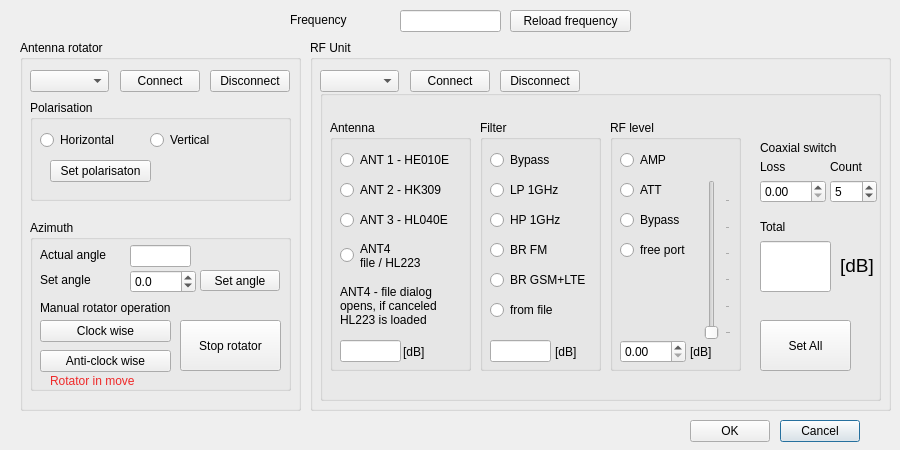
<?xml version="1.0" encoding="UTF-8"?>
<ui version="4.0">
 <class>RFUsetting</class>
 <widget class="QDialog" name="RFUsetting">
  <property name="geometry">
   <rect>
    <x>0</x>
    <y>0</y>
    <width>900</width>
    <height>450</height>
   </rect>
  </property>
  <property name="font">
   <font>
    <kerning>true</kerning>
   </font>
  </property>
  <property name="windowTitle">
   <string>Antenna Unit Settings</string>
  </property>
  <property name="layoutDirection">
   <enum>Qt::LeftToRight</enum>
  </property>
  <widget class="QPushButton" name="PBcancel">
   <property name="geometry">
    <rect>
     <x>780</x>
     <y>420</y>
     <width>80</width>
     <height>22</height>
    </rect>
   </property>
   <property name="text">
    <string>Cancel</string>
   </property>
  </widget>
  <widget class="QPushButton" name="PBok">
   <property name="geometry">
    <rect>
     <x>690</x>
     <y>420</y>
     <width>80</width>
     <height>22</height>
    </rect>
   </property>
   <property name="text">
    <string>OK</string>
   </property>
  </widget>
  <widget class="QLineEdit" name="LEfreq">
   <property name="geometry">
    <rect>
     <x>400</x>
     <y>10</y>
     <width>101</width>
     <height>22</height>
    </rect>
   </property>
  </widget>
  <widget class="QLabel" name="label">
   <property name="geometry">
    <rect>
     <x>290</x>
     <y>10</y>
     <width>101</width>
     <height>20</height>
    </rect>
   </property>
   <property name="text">
    <string>Frequency</string>
   </property>
  </widget>
  <widget class="QGroupBox" name="GBrotator">
   <property name="geometry">
    <rect>
     <x>20</x>
     <y>40</y>
     <width>281</width>
     <height>371</height>
    </rect>
   </property>
   <property name="title">
    <string>Antenna rotator</string>
   </property>
   <widget class="QPushButton" name="PBconnectAR">
    <property name="geometry">
     <rect>
      <x>100</x>
      <y>30</y>
      <width>80</width>
      <height>22</height>
     </rect>
    </property>
    <property name="text">
     <string>Connect</string>
    </property>
   </widget>
   <widget class="QComboBox" name="CBserialPortAR">
    <property name="geometry">
     <rect>
      <x>10</x>
      <y>30</y>
      <width>79</width>
      <height>22</height>
     </rect>
    </property>
   </widget>
   <widget class="QGroupBox" name="GBpolarisation">
    <property name="geometry">
     <rect>
      <x>10</x>
      <y>60</y>
      <width>261</width>
      <height>101</height>
     </rect>
    </property>
    <property name="title">
     <string>Polarisation</string>
    </property>
    <widget class="QRadioButton" name="RBpolarisationV">
     <property name="geometry">
      <rect>
       <x>120</x>
       <y>30</y>
       <width>100</width>
       <height>20</height>
      </rect>
     </property>
     <property name="text">
      <string>Vertical</string>
     </property>
     <attribute name="buttonGroup">
      <string notr="true">RBgroupPOLARISATION</string>
     </attribute>
    </widget>
    <widget class="QRadioButton" name="RBpolarisationH">
     <property name="geometry">
      <rect>
       <x>10</x>
       <y>30</y>
       <width>100</width>
       <height>20</height>
      </rect>
     </property>
     <property name="text">
      <string>Horizontal</string>
     </property>
     <attribute name="buttonGroup">
      <string notr="true">RBgroupPOLARISATION</string>
     </attribute>
    </widget>
    <widget class="QPushButton" name="PBsetpolarisation">
     <property name="geometry">
      <rect>
       <x>20</x>
       <y>60</y>
       <width>101</width>
       <height>22</height>
      </rect>
     </property>
     <property name="text">
      <string>Set polarisaton</string>
     </property>
    </widget>
   </widget>
   <widget class="QGroupBox" name="GBazimuth">
    <property name="geometry">
     <rect>
      <x>10</x>
      <y>180</y>
      <width>261</width>
      <height>171</height>
     </rect>
    </property>
    <property name="title">
     <string>Azimuth</string>
    </property>
    <widget class="QPushButton" name="PBrotLEFT">
     <property name="geometry">
      <rect>
       <x>10</x>
       <y>130</y>
       <width>131</width>
       <height>22</height>
      </rect>
     </property>
     <property name="text">
      <string>Anti-clock wise</string>
     </property>
    </widget>
    <widget class="QDoubleSpinBox" name="SBazimuth">
     <property name="geometry">
      <rect>
       <x>100</x>
       <y>50</y>
       <width>66</width>
       <height>23</height>
      </rect>
     </property>
     <property name="decimals">
      <number>1</number>
     </property>
     <property name="minimum">
      <double>-359.000000000000000</double>
     </property>
     <property name="maximum">
      <double>359.000000000000000</double>
     </property>
    </widget>
    <widget class="QPushButton" name="PBsetRotator">
     <property name="geometry">
      <rect>
       <x>170</x>
       <y>50</y>
       <width>80</width>
       <height>21</height>
      </rect>
     </property>
     <property name="text">
      <string>Set angle</string>
     </property>
    </widget>
    <widget class="QPushButton" name="PBstopRotator">
     <property name="geometry">
      <rect>
       <x>150</x>
       <y>100</y>
       <width>101</width>
       <height>51</height>
      </rect>
     </property>
     <property name="text">
      <string>Stop rotator</string>
     </property>
    </widget>
    <widget class="QLabel" name="label_3">
     <property name="geometry">
      <rect>
       <x>10</x>
       <y>80</y>
       <width>161</width>
       <height>16</height>
      </rect>
     </property>
     <property name="text">
      <string>Manual rotator operation</string>
     </property>
    </widget>
    <widget class="QLabel" name="label_2">
     <property name="geometry">
      <rect>
       <x>10</x>
       <y>50</y>
       <width>91</width>
       <height>20</height>
      </rect>
     </property>
     <property name="text">
      <string>Set angle</string>
     </property>
    </widget>
    <widget class="QPushButton" name="PBrotRIGHT">
     <property name="geometry">
      <rect>
       <x>10</x>
       <y>100</y>
       <width>131</width>
       <height>22</height>
      </rect>
     </property>
     <property name="text">
      <string>Clock wise</string>
     </property>
    </widget>
    <widget class="QLabel" name="label_6">
     <property name="geometry">
      <rect>
       <x>20</x>
       <y>150</y>
       <width>121</width>
       <height>21</height>
      </rect>
     </property>
     <property name="palette">
      <palette>
       <active>
        <colorrole role="WindowText">
         <brush brushstyle="SolidPattern">
          <color alpha="255">
           <red>239</red>
           <green>41</green>
           <blue>41</blue>
          </color>
         </brush>
        </colorrole>
       </active>
       <inactive>
        <colorrole role="WindowText">
         <brush brushstyle="SolidPattern">
          <color alpha="255">
           <red>239</red>
           <green>41</green>
           <blue>41</blue>
          </color>
         </brush>
        </colorrole>
       </inactive>
       <disabled>
        <colorrole role="WindowText">
         <brush brushstyle="SolidPattern">
          <color alpha="255">
           <red>190</red>
           <green>190</green>
           <blue>190</blue>
          </color>
         </brush>
        </colorrole>
       </disabled>
      </palette>
     </property>
     <property name="text">
      <string>Rotator in move</string>
     </property>
    </widget>
    <widget class="QLabel" name="label_14">
     <property name="geometry">
      <rect>
       <x>10</x>
       <y>25</y>
       <width>91</width>
       <height>20</height>
      </rect>
     </property>
     <property name="text">
      <string>Actual angle</string>
     </property>
    </widget>
    <widget class="QLineEdit" name="LEactualAngle">
     <property name="geometry">
      <rect>
       <x>100</x>
       <y>25</y>
       <width>61</width>
       <height>22</height>
      </rect>
     </property>
     <property name="readOnly">
      <bool>true</bool>
     </property>
    </widget>
   </widget>
   <widget class="QPushButton" name="PBdisconnectAR">
    <property name="geometry">
     <rect>
      <x>190</x>
      <y>30</y>
      <width>80</width>
      <height>22</height>
     </rect>
    </property>
    <property name="text">
     <string>Disconnect</string>
    </property>
   </widget>
  </widget>
  <widget class="QGroupBox" name="GBrfUnit">
   <property name="geometry">
    <rect>
     <x>310</x>
     <y>40</y>
     <width>581</width>
     <height>371</height>
    </rect>
   </property>
   <property name="title">
    <string>RF Unit</string>
   </property>
   <widget class="QPushButton" name="PBconnectAU">
    <property name="geometry">
     <rect>
      <x>100</x>
      <y>30</y>
      <width>80</width>
      <height>22</height>
     </rect>
    </property>
    <property name="text">
     <string>Connect</string>
    </property>
   </widget>
   <widget class="QComboBox" name="CBserialPortAU">
    <property name="geometry">
     <rect>
      <x>10</x>
      <y>30</y>
      <width>79</width>
      <height>22</height>
     </rect>
    </property>
   </widget>
   <widget class="QPushButton" name="PBdisconnectAU">
    <property name="geometry">
     <rect>
      <x>190</x>
      <y>30</y>
      <width>80</width>
      <height>22</height>
     </rect>
    </property>
    <property name="text">
     <string>Disconnect</string>
    </property>
   </widget>
   <widget class="QGroupBox" name="GBparameters">
    <property name="geometry">
     <rect>
      <x>10</x>
      <y>50</y>
      <width>561</width>
      <height>311</height>
     </rect>
    </property>
    <property name="title">
     <string/>
    </property>
    <widget class="QDoubleSpinBox" name="SBswitchLoss">
     <property name="geometry">
      <rect>
       <x>440</x>
       <y>90</y>
       <width>66</width>
       <height>23</height>
      </rect>
     </property>
    </widget>
    <widget class="QLabel" name="label_8">
     <property name="geometry">
      <rect>
       <x>440</x>
       <y>70</y>
       <width>59</width>
       <height>14</height>
      </rect>
     </property>
     <property name="text">
      <string>Loss</string>
     </property>
    </widget>
    <widget class="QGroupBox" name="GBrfLevel">
     <property name="geometry">
      <rect>
       <x>290</x>
       <y>30</y>
       <width>131</width>
       <height>251</height>
      </rect>
     </property>
     <property name="title">
      <string>RF level</string>
     </property>
     <widget class="QSlider" name="ATTslider">
      <property name="geometry">
       <rect>
        <x>90</x>
        <y>60</y>
        <width>31</width>
        <height>160</height>
       </rect>
      </property>
      <property name="minimum">
       <number>-55</number>
      </property>
      <property name="maximum">
       <number>0</number>
      </property>
      <property name="value">
       <number>-55</number>
      </property>
      <property name="orientation">
       <enum>Qt::Vertical</enum>
      </property>
      <property name="invertedAppearance">
       <bool>false</bool>
      </property>
      <property name="invertedControls">
       <bool>false</bool>
      </property>
      <property name="tickPosition">
       <enum>QSlider::TicksBelow</enum>
      </property>
      <property name="tickInterval">
       <number>10</number>
      </property>
     </widget>
     <widget class="QRadioButton" name="RBlevelATT">
      <property name="geometry">
       <rect>
        <x>10</x>
        <y>60</y>
        <width>100</width>
        <height>20</height>
       </rect>
      </property>
      <property name="text">
       <string>ATT</string>
      </property>
      <attribute name="buttonGroup">
       <string notr="true">RBgroupLEVEL</string>
      </attribute>
     </widget>
     <widget class="QRadioButton" name="RBlevelAMP">
      <property name="geometry">
       <rect>
        <x>10</x>
        <y>30</y>
        <width>100</width>
        <height>20</height>
       </rect>
      </property>
      <property name="text">
       <string>AMP</string>
      </property>
      <attribute name="buttonGroup">
       <string notr="true">RBgroupLEVEL</string>
      </attribute>
     </widget>
     <widget class="QRadioButton" name="RBlevelBypass">
      <property name="geometry">
       <rect>
        <x>10</x>
        <y>90</y>
        <width>100</width>
        <height>20</height>
       </rect>
      </property>
      <property name="text">
       <string>Bypass</string>
      </property>
      <attribute name="buttonGroup">
       <string notr="true">RBgroupLEVEL</string>
      </attribute>
     </widget>
     <widget class="QRadioButton" name="RBlevelfree">
      <property name="geometry">
       <rect>
        <x>10</x>
        <y>120</y>
        <width>100</width>
        <height>20</height>
       </rect>
      </property>
      <property name="text">
       <string>free port</string>
      </property>
      <attribute name="buttonGroup">
       <string notr="true">RBgroupLEVEL</string>
      </attribute>
     </widget>
     <widget class="QDoubleSpinBox" name="SBlevel">
      <property name="geometry">
       <rect>
        <x>10</x>
        <y>220</y>
        <width>66</width>
        <height>23</height>
       </rect>
      </property>
     </widget>
     <widget class="QLabel" name="label_12">
      <property name="geometry">
       <rect>
        <x>80</x>
        <y>225</y>
        <width>59</width>
        <height>14</height>
       </rect>
      </property>
      <property name="text">
       <string>[dB]</string>
      </property>
     </widget>
    </widget>
    <widget class="QLabel" name="label_9">
     <property name="geometry">
      <rect>
       <x>510</x>
       <y>70</y>
       <width>59</width>
       <height>14</height>
      </rect>
     </property>
     <property name="text">
      <string>Count</string>
     </property>
    </widget>
    <widget class="QPushButton" name="PBgetGain">
     <property name="geometry">
      <rect>
       <x>440</x>
       <y>230</y>
       <width>91</width>
       <height>51</height>
      </rect>
     </property>
     <property name="text">
      <string>Set All</string>
     </property>
    </widget>
    <widget class="QLabel" name="label_7">
     <property name="geometry">
      <rect>
       <x>440</x>
       <y>50</y>
       <width>131</width>
       <height>16</height>
      </rect>
     </property>
     <property name="text">
      <string>Coaxial switch</string>
     </property>
    </widget>
    <widget class="QGroupBox" name="GBfilter">
     <property name="geometry">
      <rect>
       <x>160</x>
       <y>30</y>
       <width>121</width>
       <height>251</height>
      </rect>
     </property>
     <property name="title">
      <string>Filter</string>
     </property>
     <widget class="QLineEdit" name="LEfiltGain">
      <property name="geometry">
       <rect>
        <x>10</x>
        <y>220</y>
        <width>61</width>
        <height>22</height>
       </rect>
      </property>
     </widget>
     <widget class="QRadioButton" name="RBfiltLP">
      <property name="geometry">
       <rect>
        <x>10</x>
        <y>60</y>
        <width>100</width>
        <height>20</height>
       </rect>
      </property>
      <property name="text">
       <string>LP 1GHz</string>
      </property>
      <attribute name="buttonGroup">
       <string notr="true">RBgroupFILT</string>
      </attribute>
     </widget>
     <widget class="QRadioButton" name="RBfiltGSM">
      <property name="geometry">
       <rect>
        <x>10</x>
        <y>150</y>
        <width>100</width>
        <height>20</height>
       </rect>
      </property>
      <property name="text">
       <string>BR GSM+LTE</string>
      </property>
      <attribute name="buttonGroup">
       <string notr="true">RBgroupFILT</string>
      </attribute>
     </widget>
     <widget class="QRadioButton" name="RBfiltHP">
      <property name="geometry">
       <rect>
        <x>10</x>
        <y>90</y>
        <width>100</width>
        <height>20</height>
       </rect>
      </property>
      <property name="text">
       <string>HP 1GHz</string>
      </property>
      <attribute name="buttonGroup">
       <string notr="true">RBgroupFILT</string>
      </attribute>
     </widget>
     <widget class="QRadioButton" name="RBfiltBypass">
      <property name="geometry">
       <rect>
        <x>10</x>
        <y>30</y>
        <width>100</width>
        <height>20</height>
       </rect>
      </property>
      <property name="text">
       <string>Bypass</string>
      </property>
      <attribute name="buttonGroup">
       <string notr="true">RBgroupFILT</string>
      </attribute>
     </widget>
     <widget class="QRadioButton" name="RBfiltFM">
      <property name="geometry">
       <rect>
        <x>10</x>
        <y>120</y>
        <width>100</width>
        <height>20</height>
       </rect>
      </property>
      <property name="text">
       <string>BR FM</string>
      </property>
      <attribute name="buttonGroup">
       <string notr="true">RBgroupFILT</string>
      </attribute>
     </widget>
     <widget class="QRadioButton" name="RBfiltfree">
      <property name="geometry">
       <rect>
        <x>10</x>
        <y>180</y>
        <width>100</width>
        <height>20</height>
       </rect>
      </property>
      <property name="text">
       <string>from file</string>
      </property>
      <attribute name="buttonGroup">
       <string notr="true">RBgroupFILT</string>
      </attribute>
     </widget>
     <widget class="QLabel" name="label_11">
      <property name="geometry">
       <rect>
        <x>75</x>
        <y>225</y>
        <width>59</width>
        <height>14</height>
       </rect>
      </property>
      <property name="text">
       <string>[dB]</string>
      </property>
     </widget>
    </widget>
    <widget class="QLineEdit" name="LEtotalGain">
     <property name="geometry">
      <rect>
       <x>440</x>
       <y>151</y>
       <width>71</width>
       <height>51</height>
      </rect>
     </property>
     <property name="font">
      <font>
       <pointsize>14</pointsize>
      </font>
     </property>
     <property name="layoutDirection">
      <enum>Qt::LeftToRight</enum>
     </property>
     <property name="text">
      <string/>
     </property>
    </widget>
    <widget class="QLabel" name="label_5">
     <property name="geometry">
      <rect>
       <x>520</x>
       <y>160</y>
       <width>59</width>
       <height>31</height>
      </rect>
     </property>
     <property name="font">
      <font>
       <pointsize>14</pointsize>
      </font>
     </property>
     <property name="text">
      <string>[dB]</string>
     </property>
    </widget>
    <widget class="QGroupBox" name="GBantenna">
     <property name="geometry">
      <rect>
       <x>10</x>
       <y>30</y>
       <width>141</width>
       <height>251</height>
      </rect>
     </property>
     <property name="title">
      <string>Antenna </string>
     </property>
     <widget class="QRadioButton" name="RBant3">
      <property name="geometry">
       <rect>
        <x>10</x>
        <y>90</y>
        <width>121</width>
        <height>20</height>
       </rect>
      </property>
      <property name="text">
       <string>ANT 3 - HL040E</string>
      </property>
      <attribute name="buttonGroup">
       <string notr="true">RBgroupANT</string>
      </attribute>
     </widget>
     <widget class="QRadioButton" name="RBant1">
      <property name="geometry">
       <rect>
        <x>10</x>
        <y>30</y>
        <width>121</width>
        <height>20</height>
       </rect>
      </property>
      <property name="text">
       <string>ANT 1 - HE010E</string>
      </property>
      <attribute name="buttonGroup">
       <string notr="true">RBgroupANT</string>
      </attribute>
     </widget>
     <widget class="QRadioButton" name="RBant2">
      <property name="geometry">
       <rect>
        <x>10</x>
        <y>60</y>
        <width>111</width>
        <height>20</height>
       </rect>
      </property>
      <property name="text">
       <string>ANT 2 - HK309</string>
      </property>
      <attribute name="buttonGroup">
       <string notr="true">RBgroupANT</string>
      </attribute>
     </widget>
     <widget class="QLineEdit" name="LEantGain">
      <property name="geometry">
       <rect>
        <x>10</x>
        <y>220</y>
        <width>61</width>
        <height>22</height>
       </rect>
      </property>
     </widget>
     <widget class="QRadioButton" name="RBantfree">
      <property name="geometry">
       <rect>
        <x>10</x>
        <y>120</y>
        <width>121</width>
        <height>31</height>
       </rect>
      </property>
      <property name="text">
       <string>ANT4 
file / HL223</string>
      </property>
      <attribute name="buttonGroup">
       <string notr="true">RBgroupANT</string>
      </attribute>
     </widget>
     <widget class="QLabel" name="label_10">
      <property name="geometry">
       <rect>
        <x>73</x>
        <y>225</y>
        <width>59</width>
        <height>14</height>
       </rect>
      </property>
      <property name="text">
       <string>[dB]</string>
      </property>
     </widget>
     <widget class="QLabel" name="label_13">
      <property name="geometry">
       <rect>
        <x>10</x>
        <y>160</y>
        <width>121</width>
        <height>51</height>
       </rect>
      </property>
      <property name="text">
       <string>ANT4 - file dialog 
opens, if canceled 
HL223 is loaded</string>
      </property>
     </widget>
    </widget>
    <widget class="QLabel" name="label_4">
     <property name="geometry">
      <rect>
       <x>440</x>
       <y>130</y>
       <width>59</width>
       <height>14</height>
      </rect>
     </property>
     <property name="text">
      <string>Total</string>
     </property>
    </widget>
    <widget class="QSpinBox" name="SBswitchCount">
     <property name="geometry">
      <rect>
       <x>510</x>
       <y>90</y>
       <width>47</width>
       <height>23</height>
      </rect>
     </property>
     <property name="value">
      <number>5</number>
     </property>
    </widget>
   </widget>
  </widget>
  <widget class="QPushButton" name="PBreloadFreq">
   <property name="geometry">
    <rect>
     <x>510</x>
     <y>10</y>
     <width>121</width>
     <height>22</height>
    </rect>
   </property>
   <property name="text">
    <string>Reload frequency</string>
   </property>
  </widget>
 </widget>
 <tabstops>
  <tabstop>PBgetGain</tabstop>
  <tabstop>PBok</tabstop>
  <tabstop>PBcancel</tabstop>
  <tabstop>PBconnectAR</tabstop>
  <tabstop>CBserialPortAR</tabstop>
  <tabstop>LEtotalGain</tabstop>
  <tabstop>LEfreq</tabstop>
  <tabstop>SBswitchLoss</tabstop>
  <tabstop>PBconnectAU</tabstop>
  <tabstop>CBserialPortAU</tabstop>
  <tabstop>SBswitchCount</tabstop>
  <tabstop>RBpolarisationV</tabstop>
  <tabstop>RBpolarisationH</tabstop>
  <tabstop>PBsetpolarisation</tabstop>
  <tabstop>PBrotLEFT</tabstop>
  <tabstop>SBazimuth</tabstop>
  <tabstop>PBsetRotator</tabstop>
  <tabstop>PBstopRotator</tabstop>
  <tabstop>PBrotRIGHT</tabstop>
  <tabstop>RBant3</tabstop>
  <tabstop>RBant1</tabstop>
  <tabstop>RBant2</tabstop>
  <tabstop>LEantGain</tabstop>
  <tabstop>RBantfree</tabstop>
  <tabstop>ATTslider</tabstop>
  <tabstop>RBlevelATT</tabstop>
  <tabstop>RBlevelAMP</tabstop>
  <tabstop>RBlevelBypass</tabstop>
  <tabstop>RBlevelfree</tabstop>
  <tabstop>SBlevel</tabstop>
  <tabstop>LEfiltGain</tabstop>
  <tabstop>RBfiltLP</tabstop>
  <tabstop>RBfiltGSM</tabstop>
  <tabstop>RBfiltHP</tabstop>
  <tabstop>RBfiltBypass</tabstop>
  <tabstop>RBfiltFM</tabstop>
  <tabstop>RBfiltfree</tabstop>
 </tabstops>
 <resources/>
 <connections>
  <connection>
   <sender>PBcancel</sender>
   <signal>clicked()</signal>
   <receiver>RFUsetting</receiver>
   <slot>close()</slot>
   <hints>
    <hint type="sourcelabel">
     <x>767</x>
     <y>494</y>
    </hint>
    <hint type="destinationlabel">
     <x>767</x>
     <y>522</y>
    </hint>
   </hints>
  </connection>
 </connections>
 <buttongroups>
  <buttongroup name="RBgroupLEVEL"/>
  <buttongroup name="RBgroupANT"/>
  <buttongroup name="RBgroupPOLARISATION"/>
  <buttongroup name="RBgroupFILT"/>
 </buttongroups>
</ui>
